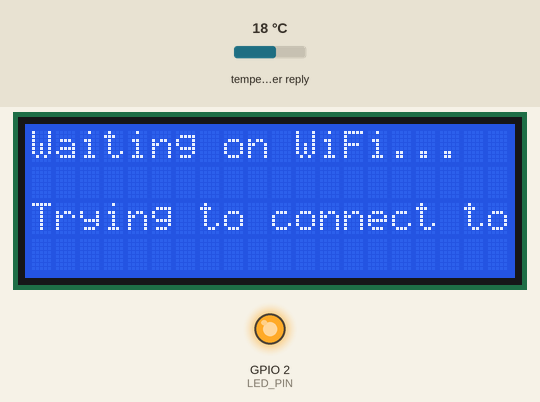
This sketch was run on a simulated ESP32. Shown: 20×4 character LCD, output pins drawn as LEDs (lit = HIGH). Inputs (shaded band) come from the test bench; at power-on: temperature in the weather reply 18 °C. WiFi joins after 1.5 s; servers stay silent unless stated; web services answer with replies made up by the test bench; what the sketch prints to the serial monitor is not drawn.

Above: at 0.2 s.
At 0.9 s:
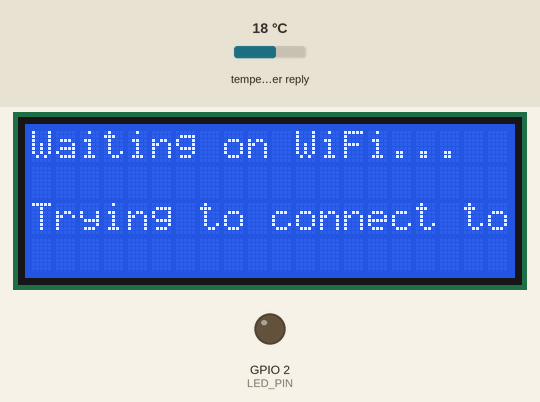
At 1.7 s:
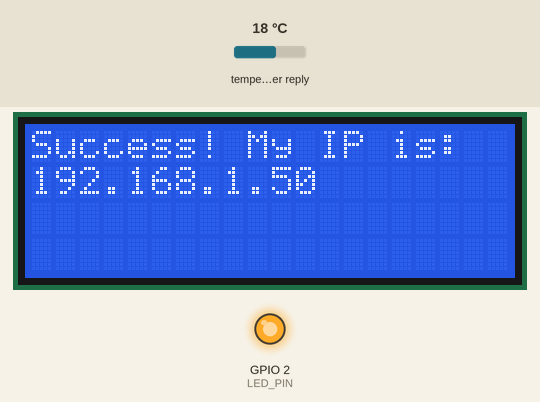
At 3.5 s:
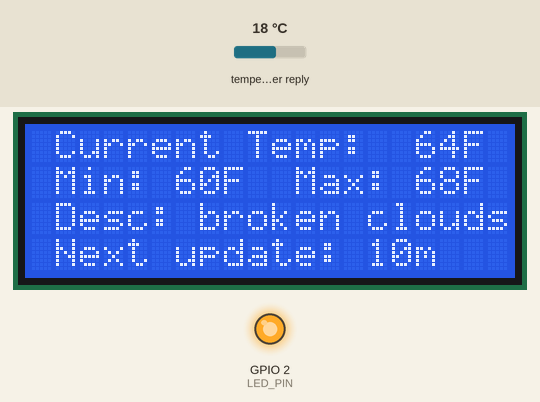
Timing chart, 0 to 5.0 s (numbered marks = the images above):
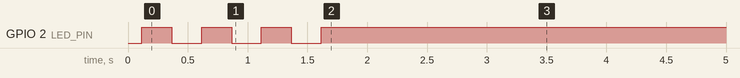

Measured:
- by itself, everything shown: repeats every 10.2 s, in 10 steps
- what the display in image 0 shows lasts 1.5 s, from 0.1 s to 1.6 s
- what the display in image 2 shows lasts 1.8 s, from 1.6 s to 3.4 s

The sketch:

weather-report.ino
```cpp
// (licence header left out)
#include <ArduinoJson.h>
#include <LiquidCrystal_I2C.h>
#include <WiFi.h>
#include <SPI.h>
#include <HTTPClient.h>
#include "Adafruit_GFX.h"
#include "Adafruit_ILI9341.h"

// WiFi network details:
const char* ssid = "";
const char* password = "";

// API details:
const String HOST_NAME = "api.openweathermap.org";
const String API_KEY = "";
const String UNITS = "imperial";
const String ZIP_CODE = "";

// Denotes the LED pin used for status blinking:
const int LED_PIN = LED_BUILTIN;

// Weather variables:
bool gotWeather = false;
int temp = 0;
int temp_min = 0;
int temp_max = 0;
String desc = "0";

// LCD object. This is a 20x4 LCD.
LiquidCrystal_I2C lcd(0x3F, 20, 4);

void setup()
{
  Serial.begin(9600);
  pinMode(LED_PIN, OUTPUT);
  delay(10);

  lcd.init();
  lcd.backlight();
  displayWaitingOnWiFiMessage();

  // Connect to WiFi:

  Serial.print("Attemping to connect to "); \
  Serial.println(ssid);

  WiFi.begin(ssid, password);

  while (WiFi.status() != WL_CONNECTED)
  {
    digitalWrite(LED_PIN, HIGH);
    delay(250);
    digitalWrite(LED_PIN, LOW);
    Serial.print(".");
    delay(250);
  }

  Serial.print("done.");
  digitalWrite(LED_PIN, HIGH);

  Serial.println();

  Serial.print("My IP address is ");
  Serial.println(WiFi.localIP());

  // EVERYTHING BELOW PERTAINS TO LCD

  displayWiFiConnectSuccessMessage();
  delay(1000);

  getWeather();
}

void loop()
{
  if (gotWeather)
  {
    displayWeatherInfo();
  }
  else
  {
    displayFailedToFetchWeatherMessage();
  }

  for (int i = 10; i >= 1; i--)
  {
    lcd.setCursor(0, 3);
    lcd.print(" Next update: ");
    lcd.print(i);
    Serial.print(i);
    lcd.print("m ");
    delay(1000);
  }

  Serial.println("done.");
//  delay(10000);


}

String getURL()
{
  String url = "https://" + HOST_NAME + "/data/2.5/weather?zip=" + ZIP_CODE + "&appid=" + API_KEY + "&units=" + UNITS;
  return url.c_str();
}

void getWeather()
{
  Serial.println("Starting connection to api.openweathermap.org...");
  HTTPClient http;

  http.begin(getURL());
  int httpResponseCode = http.GET();

  if (httpResponseCode > 0)
  {
    Serial.print("HTTP response code: ");
    Serial.println(httpResponseCode);

    String payload = http.getString();
    Serial.println(payload);

    DynamicJsonDocument doc(1024);
    deserializeJson(doc, payload);
    JsonObject obj = doc.as<JsonObject>();

    temp = obj["main"]["temp"];
    temp_min = obj[String("main")][String("temp_min")];
    temp_max = obj[String("main")][String("temp_max")];
    desc = obj["weather"][0]["description"].as<String>();

    Serial.println(temp);
    Serial.println(temp_min);
    Serial.println(temp_max);
    Serial.println(desc);

    gotWeather = true;
  }
  else
  {
    Serial.print("Failed to connect to ");
    Serial.print(HOST_NAME);
    Serial.print(" Error code: ");
    Serial.println(httpResponseCode);

    gotWeather = false;
  }

  http.end();
}

void displayWaitingOnWiFiMessage()
{
  lcd.clear();

  lcd.setCursor(0, 0);
  lcd.print("Waiting on WiFi...");

  lcd.setCursor(0, 2);

  lcd.print("Trying to connect to");
  lcd.setCursor(0, 3);
  lcd.print(ssid);
}

void displayWiFiConnectSuccessMessage()
{
  lcd.clear();

  lcd.setCursor(0, 0);
  lcd.print("Success! My IP is:");

  lcd.setCursor(0, 1);
  lcd.print(WiFi.localIP());
}

// Displays the weather info on the LCD.
void displayWeatherInfo()
{
  lcd.clear();

  lcd.setCursor(0, 0);
  lcd.print(" Current Temp:  ");
  lcd.print(temp);
  lcd.print("F");

  lcd.setCursor(0, 1);
  lcd.print(" Min: ");
  lcd.print(temp_min);
  lcd.print("F");

//  lcd.setCursor(0, 2);
  lcd.print("  Max: ");
  lcd.print(temp_max);
  lcd.print("F");

  lcd.setCursor(0, 2);
  lcd.print(" Desc: ");
  lcd.print(desc);
}

// Displays a message on the LCD that the weather could not be fetched.
void displayFailedToFetchWeatherMessage()
{
  lcd.clear();
  lcd.setCursor(0, 0);
  lcd.print("Failed to fetch");
  lcd.setCursor(0, 1);
  lcd.print("weather data.");
  lcd.setCursor(0, 2);
  lcd.print("Restart device or");
  lcd.setCursor(0, 3);
  lcd.print("wait for refresh.");
}
```
